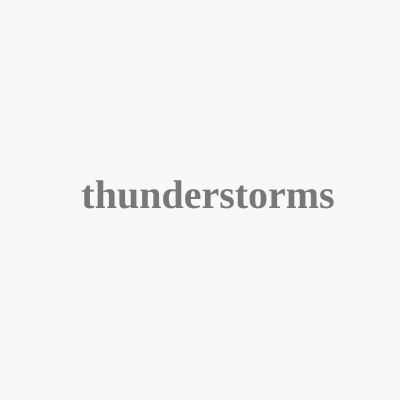
Frame 1 (no input)
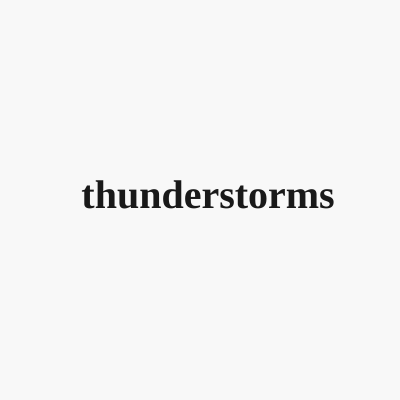
Frame 60 (no input)
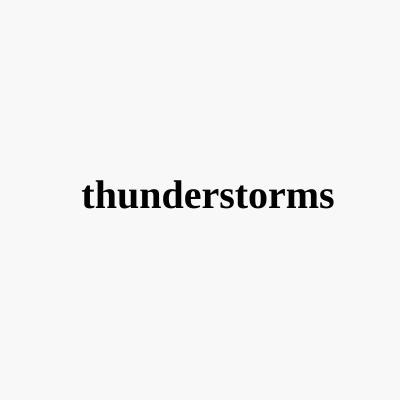
Frame 120 (the mouse pressed at the canvas centre since frame 60)

The p5.js sketch that drew these frames (run headless with seeded random() and noise() and a simulated clock; from frame 60 on, the mouse is pressed at the canvas centre):

// p5.js sketch
// ── sketch.js
function setup() {
  createCanvas(400, 400);

  background(248);
}

function draw() {

  fill(110+sin(frameCount*0.09)*110);
  if (keyIsPressed) {
    stroke(205,205,0);
  }
  else {
    noStroke();
  }
  textFont("Seravek");
  textSize(40);
  textStyle(BOLD);
  textAlign(CENTER);
  background(248);
  text("thunderstorms",windowWidth / 2, windowHeight / 2);
  
}
